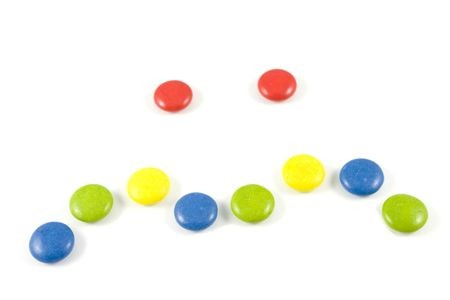
#> input picture data/smarties.jpg, 450 x 300 px, found by its file name
$ jupyter execute '22. OpenCV Circle Detection using Hough Circle Transform.ipynb'
#> lines starting #> are read from the running program, lines starting #| are printed output that depends on the picture; after the words box and inside, x2 and y2 are one past the last pixel; in counts of white or black regions, pixels touching at a corner belong together
## Circle Detection using Hough Circle Transform

Hough Transform says if an image can be representated in mathematical form, it can be detected.

Circle can be represtated by:

sqr(x - x(center)) + sqr(y - y(center)) = sqr(radius) where x(center), y(center) are center coordinate.

[cell 1]
import cv2 as cv
import matplotlib.pyplot as plt
import numpy as np

[cell 2]
image = cv.imread('smarties.jpg')
#> image is the input picture: shape (300, 450, 3); mean B, G, R 238.3, 246.2, 245.8

[cell 3]
plt.imshow(image)

[cell 4]
output = image.copy()

[cell 5]
output_gray = cv.cvtColor(output, cv.COLOR_BGR2GRAY) #convert to grayscale
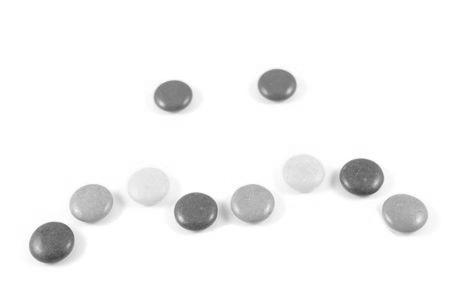
#> output_gray: shape (300, 450); min 70, max 255, mean 245.2

[cell 6]
#Hough images work better with blurred image, using meadian_blur method
#values:(image, kernel )

output_gray_blur = cv.medianBlur(output_gray, 5)

#### Hough circle transform - have only one implemented method(Hough_Gradient)

##### values_description:

dp - inverse ration of accumulator resolution to image resolution
     example if dp=1 the accumulator has same resolution as input image
             if dp=2 the ccumulator has 1/2 as width and height of imput image

minDist - minimun distance between centers of detected circles(adjust if circles near to each other)

param1 - First method specific param, Incase of Hough_Gradient it is the higher threshold of two passed to Canny edge detector (lower one is twice as small)

param2 - Second method specific param, Incase of Hough_Gradient, it is the accumulator thresholdo for the circle center at the dectection stage

minRadius

maxRadius -

values:(image, method, dp, minDist, param1, param2, minR, MaxR)

[cell 7]
#apply hough circle method. The output is circle vector with x, y and radius, we need to convert to integer

circles = cv.HoughCircles(output_gray_blur, cv.HOUGH_GRADIENT, 1, 20,
                          param1=50, param2=30, minRadius=0, maxRadius=0)
#> circles = [[88.5, 203.5, 19.3], [405.5, 209.5, 23.4], [253.5, 203.5, 19.4], [303.5, 173.5, 19.6], [195.5, 210.5, 21], [361.5, 173.5, 23], [173.5, 100.5, 21], [52.5, 242.5, 21.7], [145.5, 187.5, 18.8], [280.5, 84.5, 15.8]]

[cell 8]
(circles)
#> Out has the same summary as circles

[cell 9]
#convert to integer, from hough circles.

detected_circle = np.uint16(np.around(circles))
#> detected_circle = [[88, 204, 19], [406, 210, 23], [254, 204, 19], [304, 174, 20], [196, 210, 21], [362, 174, 23], [174, 100, 21], [52, 242, 22], [146, 188, 19], [280, 84, 16]]

[cell 10]
#iterate over those circles, since it has x, y and r we will directly extract

for (x, y, r) in detected_circle[0, :]:

    #draw the circle on the copy image
    cv.circle(output, (x, y), r, (0, 255, 0), 3)

    #draw the center, if the radius(2) is very small it will draw almost point
    cv.circle(output, (x, y), 2, (0, 255, 255), 3)
#> this loop made 10 passes
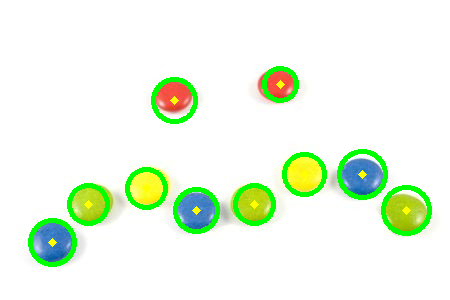
#> output: shape (300, 450, 3); 5.05% of pixels changed, all inside (x1, y1, x2, y2) = (28, 66, 432, 267)

[cell 11]
#can see
plt.imshow(output)

[cell 12]
cv.imshow('circles', output)
cv.waitKey(0)
cv.destroyAllWindows()
cv.waitKey(1)
cv.waitKey(1)
cv.waitKey(1)
cv.waitKey(1)
#> Out = 27
